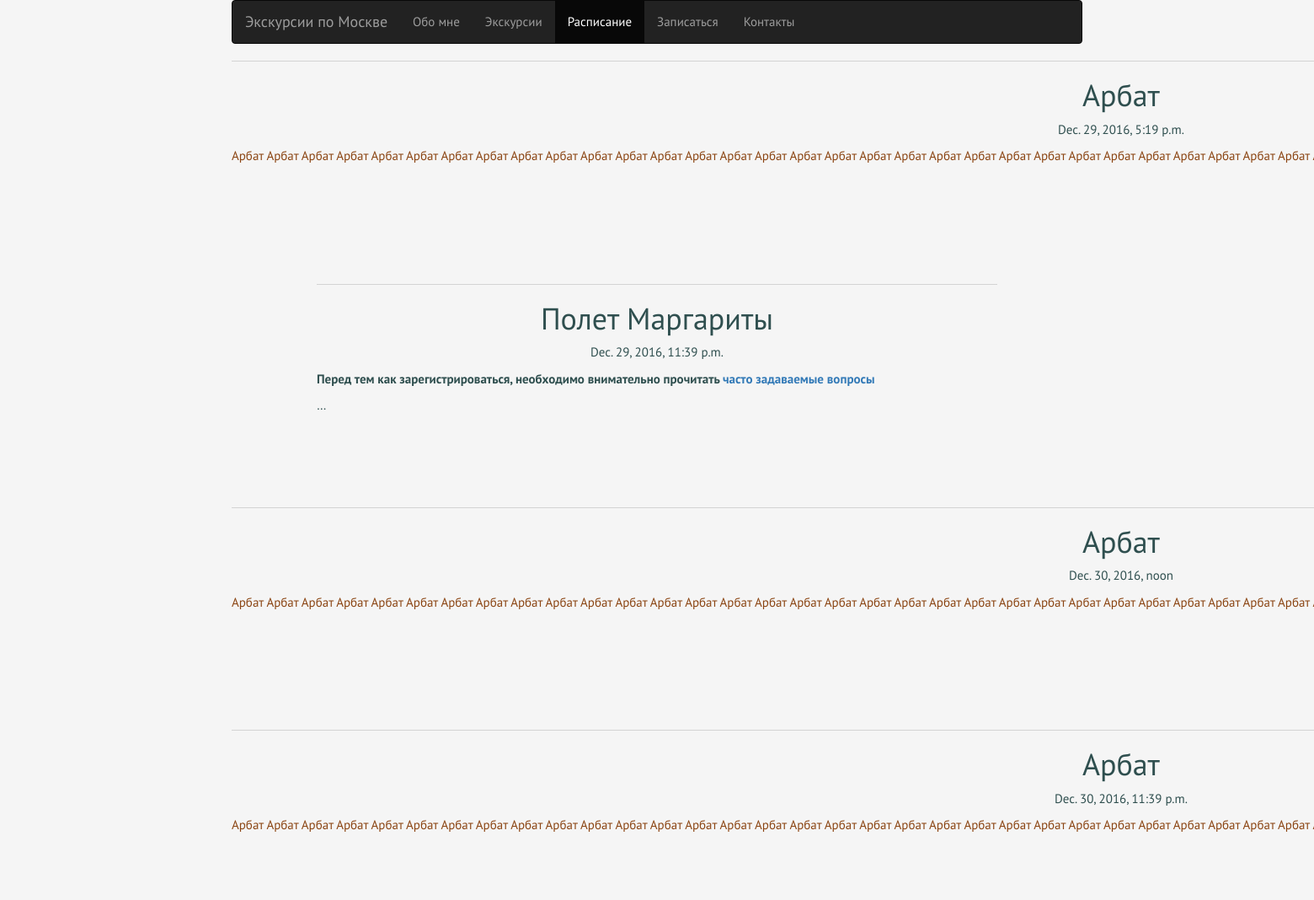
Before: /events (upper part) with the older database file.
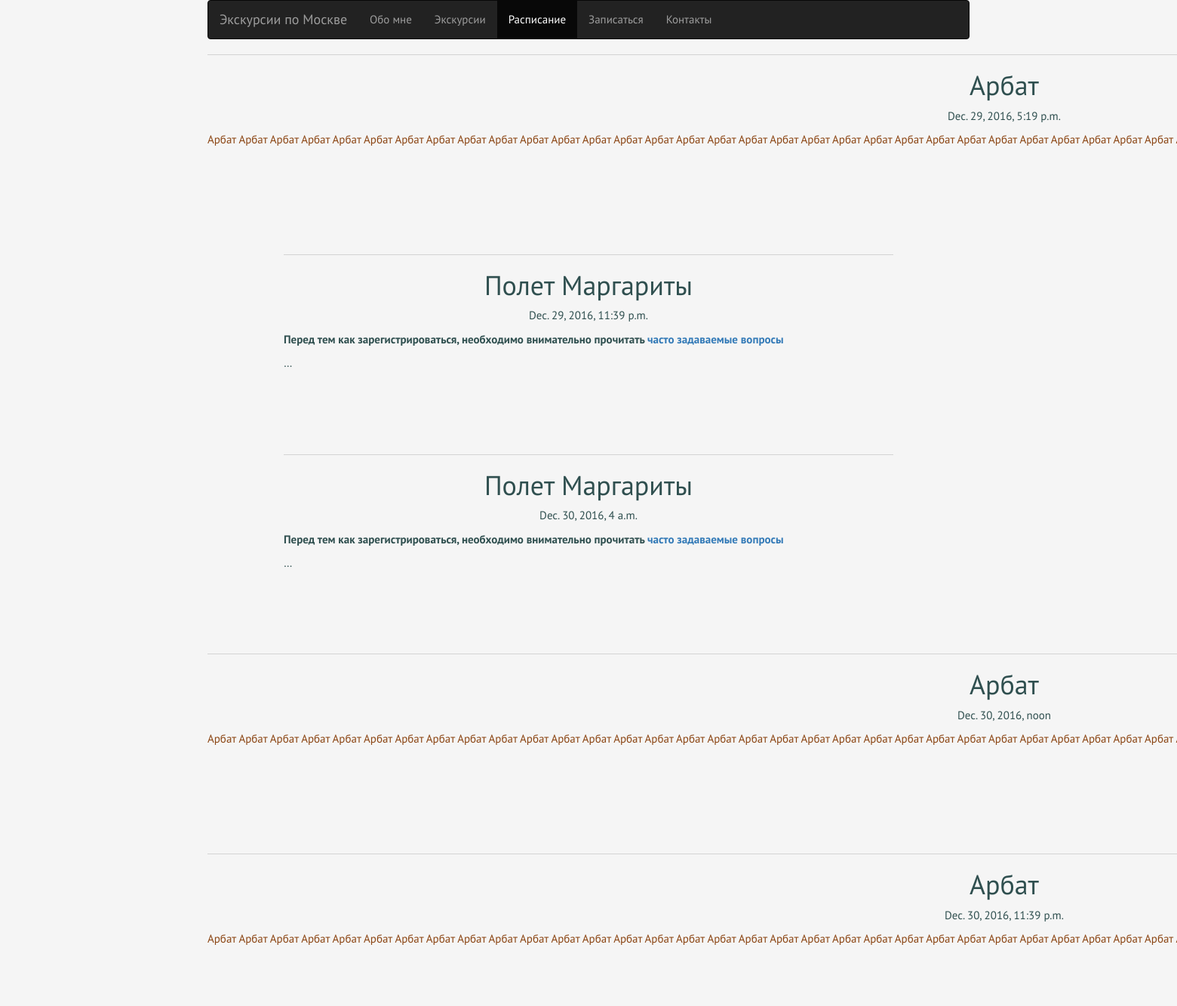
After: the same page with the newer database file.
### ex/models.py (models this page shows, shortened)
class Event(models.Model):
    excursion = models.ForeignKey(Excursion, on_delete=models.CASCADE)
    starting = models.DateTimeField(verbose_name='Дата мероприятия')
    img = models.ImageField(upload_to='images', verbose_name='Изображение', blank=True)
    name = models.CharField(max_length=50, blank=True, editable=False)
    description = RichTextUploadingField(blank=True, editable=False)
    class Meta:
        verbose_name_plural = 'Мероприятия'

### ex/views.py (the view)
# urls.py: url(r'^events$', views.events, name='events'),
def events(request):
    shedule = get_list_or_404(models.Event.objects.order_by('starting'), starting__gte=timezone.now())
    return render(request, 'ex/events.html', {'shedule': shedule})

### ex/templates/ex/events.html (shortened to what this page needs)
{% extends "ex/main_page.html" %}
{% block content %}
{% for event in shedule %}
    <table border= "0"  align="center" frame="above" bordercolor="LightGrey"  width="80%">
        <tr>
            <td height="200" valign="top">
                <div class="text-center">
                    <h1>{{event.name}}</h1>
                    <p>{{event.starting}}</p>
                </div>
                <p>{{event.description| safe | truncatewords:10}}</p>
            </td>
        </tr>
    </table>
    <br><br><br>
{% endfor %}
{% endblock %}
{% block rasp_act %}class="active"{% endblock %}

Changed rows visible on the page:
added Event: name "Полет Маргариты", starting "Dec. 30, 2016, 4 a.m.", description "Перед тем как зарегистрироваться, необходимо внимательно прочитать часто задаваемые вопросы …"
